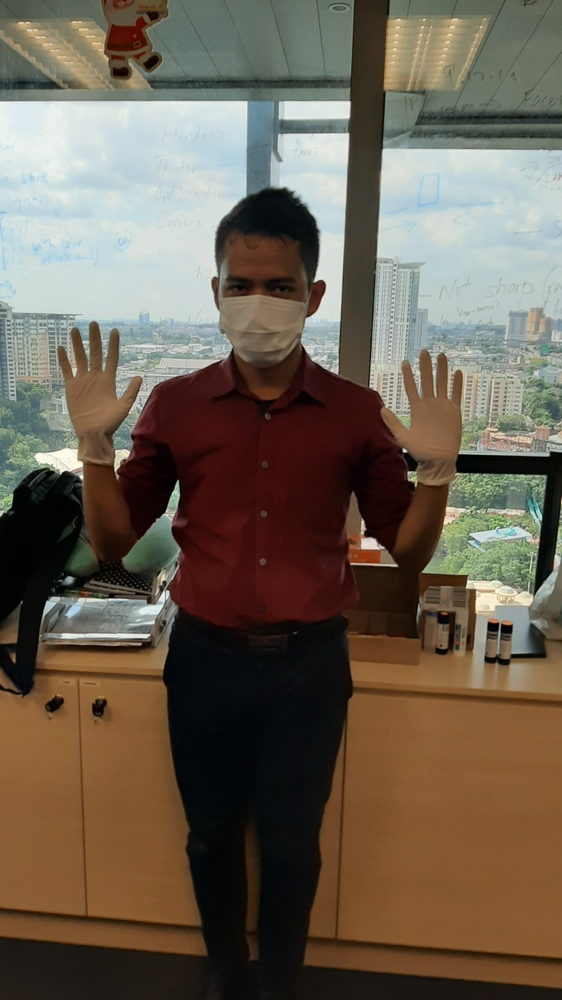
#> input picture glove_test1.jpg, 562 x 1000 px, shrunk from 2268 x 4032 before the run
$ python rotate.py
#> lines starting #> are read from the running program, lines starting #| are printed output that depends on the picture
import cv2

i = cv2.imread("glove_test1.jpg")
#> i is the input picture: shape (1000, 562, 3); mean B, G, R 81.7, 96.2, 107.7

(h, w) = i.shape[:2]
#> h = 1000; w = 562

# calculate the center of the image
center = (w / 2, h / 2)
#> center = (281, 500)

M = cv2.getRotationMatrix2D(center, 90, 1.0)
rotated90 = cv2.warpAffine(i, M, (h, w))
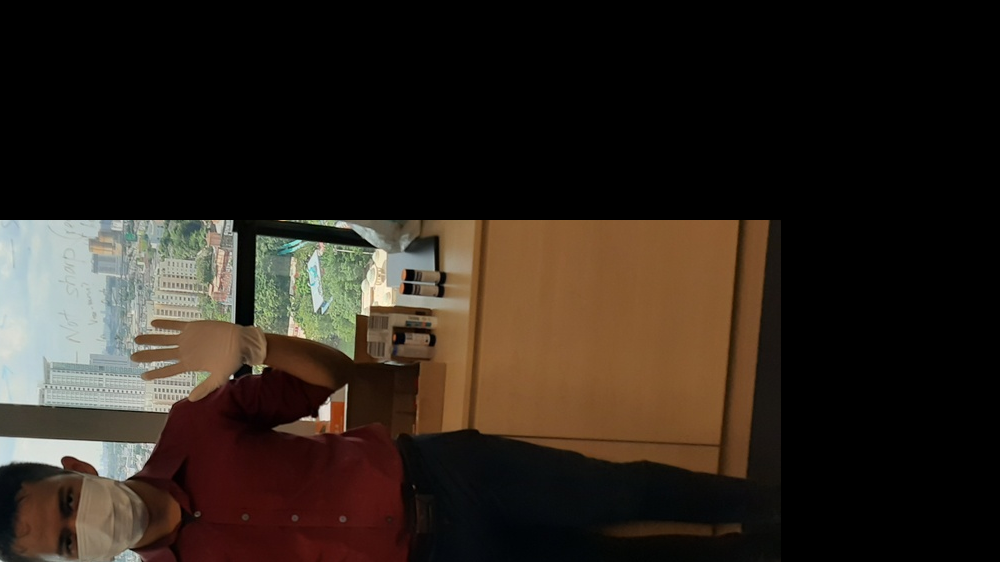
#> rotated90: shape (562, 1000, 3); mean B, G, R 28.5, 36.4, 45.3

cv2.imshow("rotate",rotated90)
cv2.imwrite("gloverotate.jpg",rotated90)
cv2.waitKey()
cv2.destroyAllWindows()
